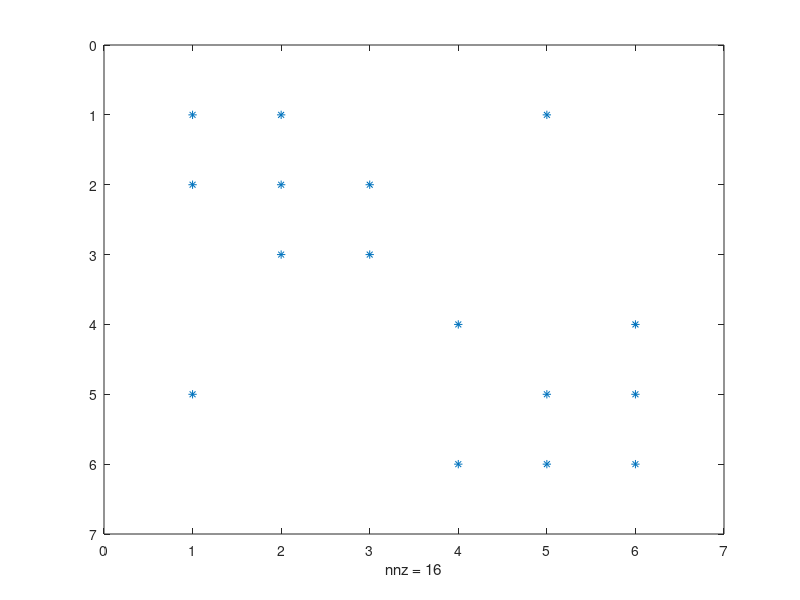
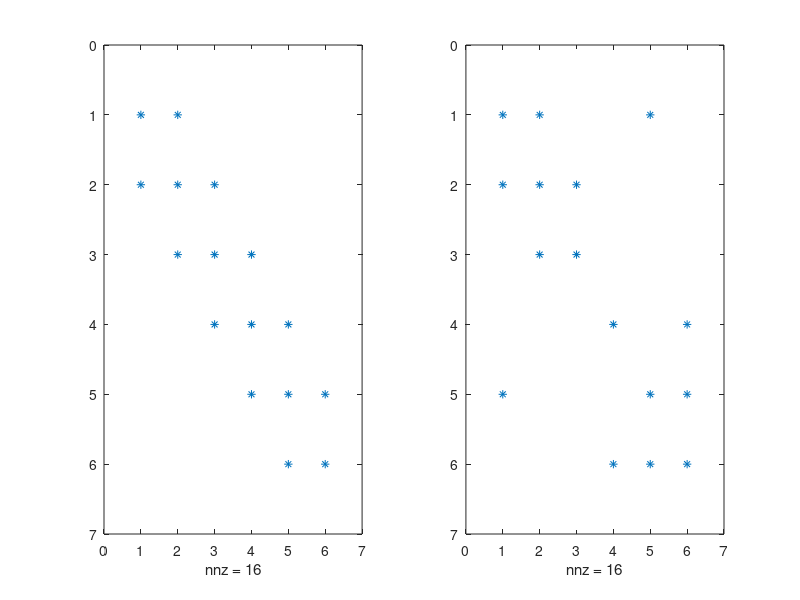

These figures' MATLAB source, in order:
%% Задание 1
% Задайте матрицу A и затем матрицу AN, 
% содержащую компактное представление A. 
% Затем восстановите матрицу из компактного               
% вида обратно в полный.
% A = 
% |5 0 -3 0 0
% |1 3 0 -1 0
% |0 1 7 0 -2
% |0 0 1 22 0
% |0 0 0  1 8
disp("Задание 1")
A = [5 0 -3 0 0;
     1 3 0 -1 0;
     0 1 7 0 -2;
     0 0 1 22 0;
     0 0 0 1 8];
AN = sparse(A)
B = full(AN)
disp("A == B?")
A==B

%% Задание 2
% Создайте матрицу A из п. 1 с помощью 
% sparse(irow,jcol,nzer,m,n). Проверьте 
% полученный результат, превратив эту 
% матрицу обратно в полную (ср. с A). 
% посчитайте место, которое занимают в 
% памяти полная и компактная матрицы.  
disp("Задание 2")
irow = [1 2 2 3 1 3 4 2 4 5 3 5];
jcol = [1 1 2 2 3 3 3 4 4 4 5 5];
nzer = [5 1 3 1 -3 7 1 -1 22 1 -2 8];
AN = sparse(irow, jcol, nzer, 5, 5)
full(AN);
disp("A == full(AN)?")
A==full(AN)
whos A AN

%% Задание 3
% Найдите все ненулевые элементы 
% компактной матрицы AN (используя 
% функцию find).
disp("Задание 3")
[ir,jr,nz] = find(AN)

%% Задание 4
% Создайте компактный вид матрицы A (AN) 
% в текстовом файле (*.dat) и загрузите 
% из него эту матрицу, превратив её затем 
% в полную (функции load, spconvert и full).

% файл 'an.dat' закинут туда же, куда и этот (в общую ветку)
S = load('an.dat');
Aconv = spconvert(S)
full(Aconv)

%% Задание 5
% Упакуйте матрицу из п. 1 по диагоналям, 
% затем проверьте результат, превратив её 
% снова в полную.
disp("Задание 5")
[B,d] = spdiags(A)
A_diags = spdiags(B,d,5,5)
disp("A == full(A_diags)?")
A == full(A_diags)
full(A_diags)

%% Задание 6 
% Задайте матрицу B, затем упакуйте 
% её двумя способами, проверьте правильность 
% упаковки, вернув из упакованного вида обратно в
% полный, и посчитайте, сколько занимают памяти 
% упакованная и распакованная матрицы.
disp("Задание 6")
B = [4 1 0 0 1 0
     1 4 1 0 0 0
     0 1 4 0 0 0
     0 0 0 4 0 1
     1 0 0 0 4 1
     0 0 0 1 1 4];
[Diags, d] = spdiags(B)
Sparse = sparse(B)
disp("B from spdiags")
full(spdiags(Diags,d,6,6))
disp("B from sparse")
full(Sparse)
whos B Sparse Diags d

%% Задание 7
% Отобразите шаблон матрицы B из п.6, 
% используя функцию spy.  
figure("Name","Задание 7", "NumberTitle","off")
spy(B)

%% Задание 8
% Произведите упорядочение упакованной 
% матрицы B (symrcm) и восстановите полную 
% матрицу B после упорядочения. Снова 
% отобразите шаблон упорядоченной матрицы 
% и сравните с результатом из п. 7.
disp("Задание 8")
B_sparse = sparse(B);
B1 = symrcm(B_sparse)
B_full = full(B_sparse(B1,B1))
figure("Name","Задание 8","NumberTitle","off")
subplot(1,2,1)
spy(B_full)
subplot(1,2,2)
spy(B)

%% Задание 9
disp("Задание 9")
B = [7 1 1 1 1
     1 7 0 0 0
     1 0 7 0 0
     1 0 0 7 0
     1 0 0 0 7];
R1 = chol(B)
B_sym = symrcm(B)
rev1 = B(B_sym, B_sym)
R2 = chol(rev1)
nR1 = sum(sum(spones(R1)))
nR2 = sum(sum(spones(R2)))
